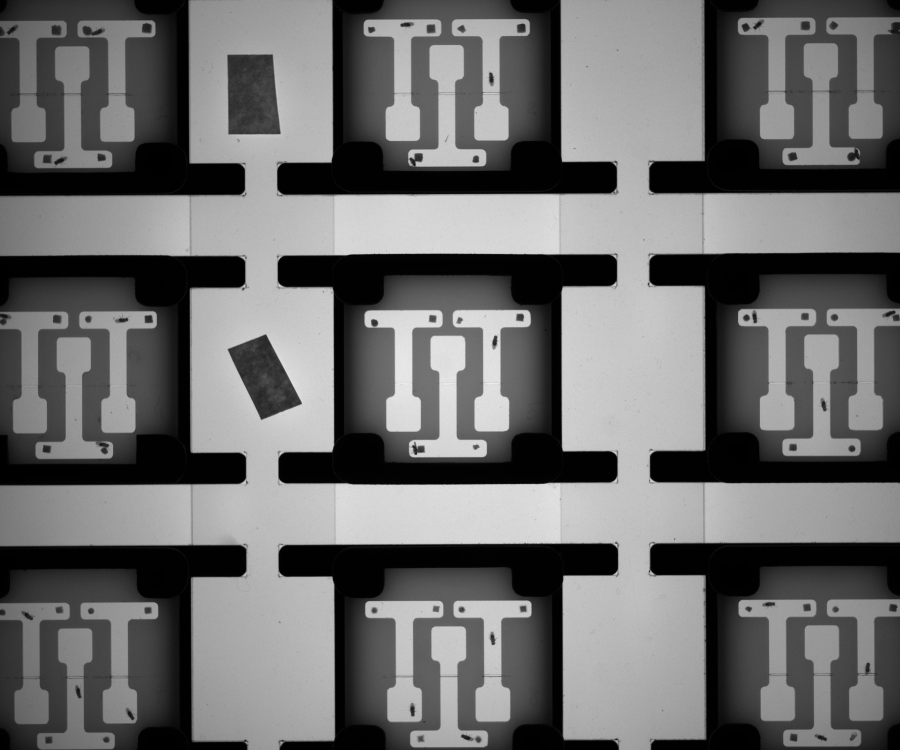
#> input picture Food_Objects/AliceSamara_SemesterProject/image35682.jpg, 3600 x 3000 px (shown at 1/4 size)
$ jupyter execute TMaze_Cropping.ipynb
#> lines starting #> are read from the running program, lines starting #| are printed output that depends on the picture; after the words box and inside, x2 and y2 are one past the last pixel; in counts of white or black regions, pixels touching at a corner belong together
This notebook shows a method to crop the T-Maze arenas from Alice and Samara's semester project experiments

# Packages imports

[cell 1]
from concurrent.futures import ProcessPoolExecutor
from pathlib import Path
import re
from tqdm import tqdm
import cv2
import numpy as np
from pathlib import Path
from scipy import signal
import re
from tqdm import tqdm
import matplotlib.pyplot as plt
import mpldatacursor
import shutil
from itertools import repeat
import subprocess
import sys
import os
from joblib import Parallel, delayed

# Opening and visualizing the sample image

[cell 2]
img = cv2.imread("image35682.jpg")
#> img is the input picture: shape (3000, 3600, 3); min 0, max 254, mean 107.6

if len(img.shape) > 2:
    img = cv2.cvtColor(img, cv2.COLOR_BGR2GRAY)
#> img: shape (3000, 3600)

fig, ax = plt.subplots()
plt.axis("off")
im = ax.imshow(img, cmap="gray", vmin=0, vmax = 255)

mpldatacursor.datacursor()
#> (this line was passed over: mpldatacursor is not available in this run)

plt.show()

# Cropping the arenas

[cell 3]
import cv2
import matplotlib.pyplot as plt

X1 = 0
X2 = 620
X3 = 1450
X4 = 2130
X5 = 2980
X6 = 3590

Y1 = 0
Y2 = 725
Y3 = 1140
Y4 = 1860
Y5 = 2350
Y6 = 2995

regions_of_interest = [
    (X1, Y1, X2, Y2),
    (X3, Y1, X4, Y2),
    (X5, Y1, X6, Y2),
    (X1, Y3, X2, Y4),
    (X3, Y3, X4, Y4),
    (X5, Y3, X6, Y4),
    (X1, Y5, X2, Y6),
    (X3, Y5, X4, Y6),
    (X5, Y5, X6, Y6),
]

fig, axs = plt.subplots(3, 3, figsize=(20, 20))
for i in range(9):
    axs[i // 3, i % 3].axis("off")
    axs[i // 3, i % 3].imshow(
        img[
            regions_of_interest[i][1] : regions_of_interest[i][3],
            regions_of_interest[i][0] : regions_of_interest[i][2],
        ],
        cmap="gray",
        vmin=0,
        vmax=255,
    )

# Remove the axis of each subplot and draw them closer together
for ax in axs.flat:
    ax.axis("off")
plt.subplots_adjust(wspace=0, hspace=0)

[cell 4]
Arena1 = img[
    regions_of_interest[0][1] : regions_of_interest[0][3],
    regions_of_interest[0][0] : regions_of_interest[0][2],
]
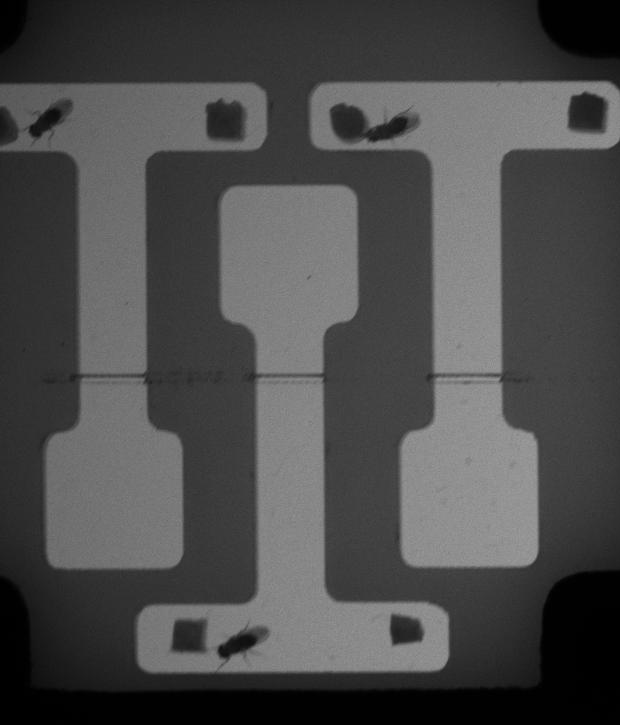
#> Arena1: shape (725, 620); min 0, max 156, mean 75.6

# Find contours in the arena

[cell 5]
# Apply histogram equalization to mitigate brightness variations

frame = cv2.equalizeHist(Arena1)
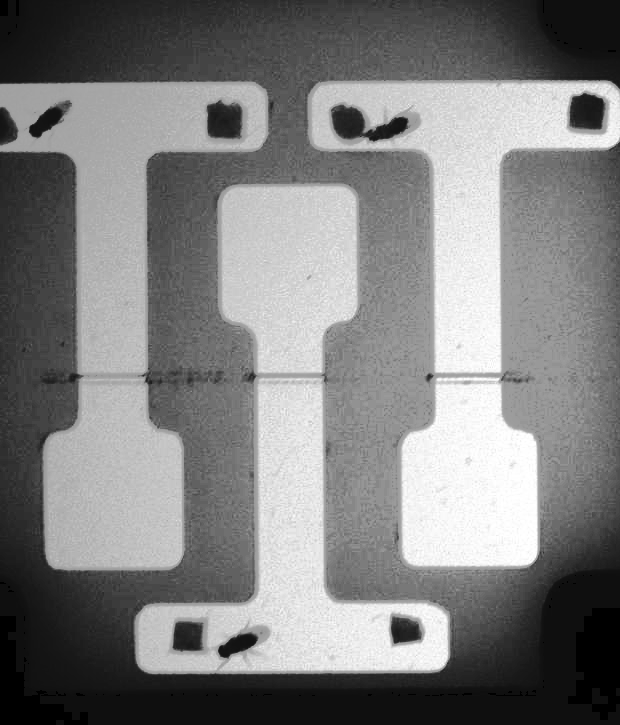
#> frame: shape (725, 620); min 0, max 255, mean 127.1
# Apply a binary threshold to the image
_, threshold = cv2.threshold(Arena1, 80, 255, cv2.THRESH_BINARY)
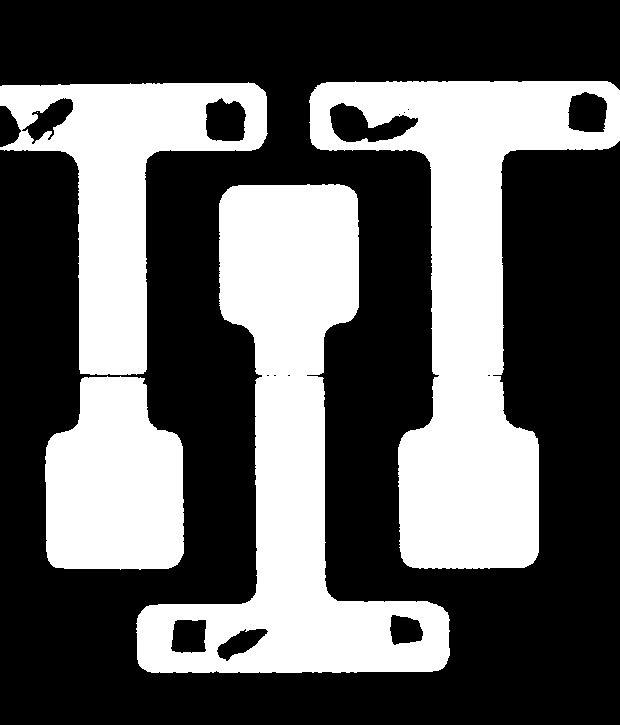
#> threshold: shape (725, 620); 37.2% white; 5 white regions (1 under 20 px), largest, box (x1, y1, x2, y2) and area: (136, 184, 450, 673) 57559, (309, 81, 620, 569) 57155, (0, 82, 268, 375) 30017, (45, 376, 184, 570) 22413

# Do some erode and dilate to remove noise
kernel = np.ones((5, 5), np.uint8)

#threshold = cv2.erode(threshold, kernel, iterations=1)

threshold = cv2.dilate(threshold, kernel, iterations=1)
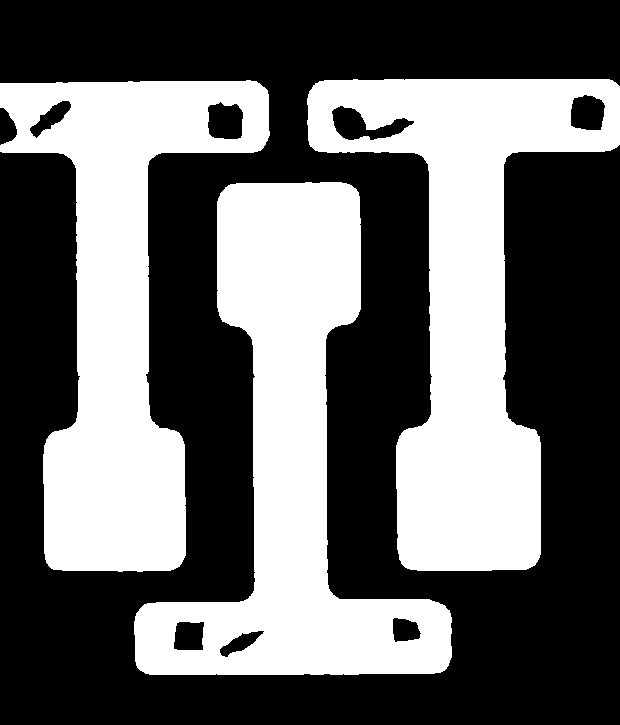
#> threshold: shape (725, 620); 40.2% white; 3 white regions

# Display the image

fig, ax = plt.subplots()
plt.axis("off")
im = ax.imshow(threshold, cmap="gray", vmin=0, vmax=255)

plt.show()

[cell 6]
# Find contours in the thresholded image
contours, _ = cv2.findContours(threshold, cv2.RETR_EXTERNAL, cv2.CHAIN_APPROX_SIMPLE)
#> contours = 3 contours; box (x1, y1, x2, y2) and area: (307, 79, 620, 571) 63154, (134, 182, 452, 675) 63029, (0, 80, 270, 572) 57719

# Plot the contours on the original image
fig, ax = plt.subplots()
plt.axis("off")
im = ax.imshow(Arena1, cmap="gray", vmin=0, vmax=255)
for contour in contours:
    ax.plot(contour[:, 0, 0], contour[:, 0, 1], color="red")
#> this loop made 3 passes

plt.show()
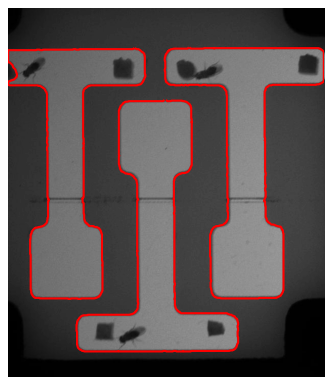
#> figure drawn by matplotlib, 1 panel

[cell 7]
# Find most outer contours

# Find the 3 contours with the largest area

contours = sorted(contours, key=cv2.contourArea, reverse=True)[:3]

# Plot the contours on the original image

fig, ax = plt.subplots()
plt.axis("off")
im = ax.imshow(Arena1, cmap="gray", vmin=0, vmax=255)

for contour in contours:
    ax.plot(contour[:, 0, 0], contour[:, 0, 1], color="red")

plt.show()

[cell 8]
# Crop the image to the bounding box of the three contours to generate 3 T mazes

# Get the bounding box of the 3 contours

bounding_boxes = [cv2.boundingRect(contour) for contour in contours]
#> bounding_boxes = [(307, 79, 313, 492), (134, 182, 318, 493), (0, 80, 270, 492)]

# Crop the image to the bounding box of the 3 contours

T_mazes = [
    Arena1[y : y + h, x : x + w] for x, y, w, h in bounding_boxes
]
#> T_mazes = 3 items

# Display the 3 T mazes

fig, axs = plt.subplots(1, 3, figsize=(20, 20))
for i in range(3):
    axs[i].axis("off")
    axs[i].imshow(T_mazes[i], cmap="gray", vmin=0, vmax=255)

plt.show()
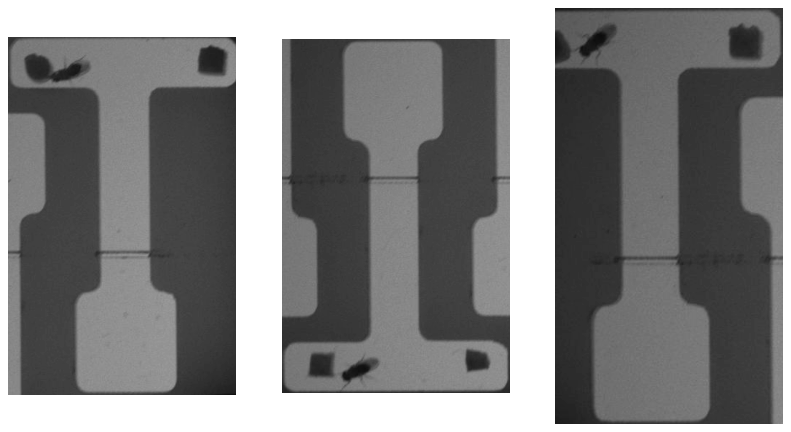
#> figure drawn by matplotlib, 3 panels

[cell 9]
# Get the bounding box of the 3 contours
bounding_boxes = [cv2.boundingRect(contour) for contour in contours]

T_mazes = []

for contour, (x, y, w, h) in zip(contours, bounding_boxes):
    # Create a black image with the same dimensions as the original
    mask = np.zeros_like(Arena1)

    # Draw the contour on the mask in white
    cv2.drawContours(mask, [contour], -1, (255), thickness=cv2.FILLED)

    # Apply the mask to the image
    masked_image = cv2.bitwise_and(Arena1, mask)

    # Crop the image to the bounding box of the contour
    T_mazes.append(masked_image[y : y + h, x : x + w])
#> this loop made 3 passes
#> pass 1, `masked_image = cv2.bitwise_and(Arena1, mask)`:
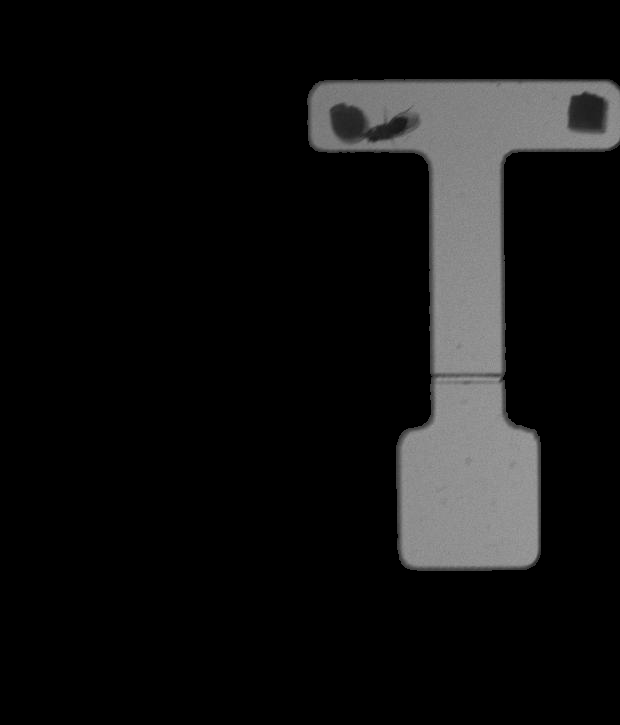
#> masked_image: shape (725, 620); min 0, max 156, mean 18
#> pass 2, `masked_image = cv2.bitwise_and(Arena1, mask)`:
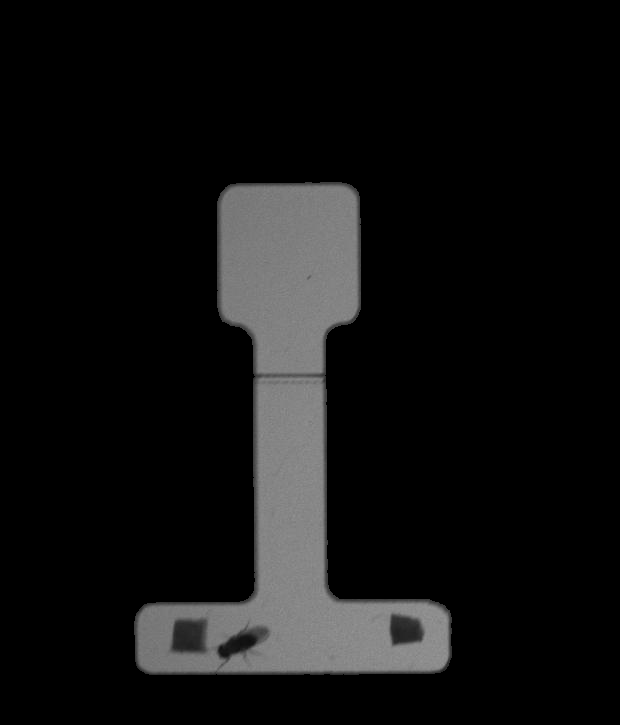
#> masked_image: shape (725, 620); min 0, max 150, mean 17.1
#> after the loop:
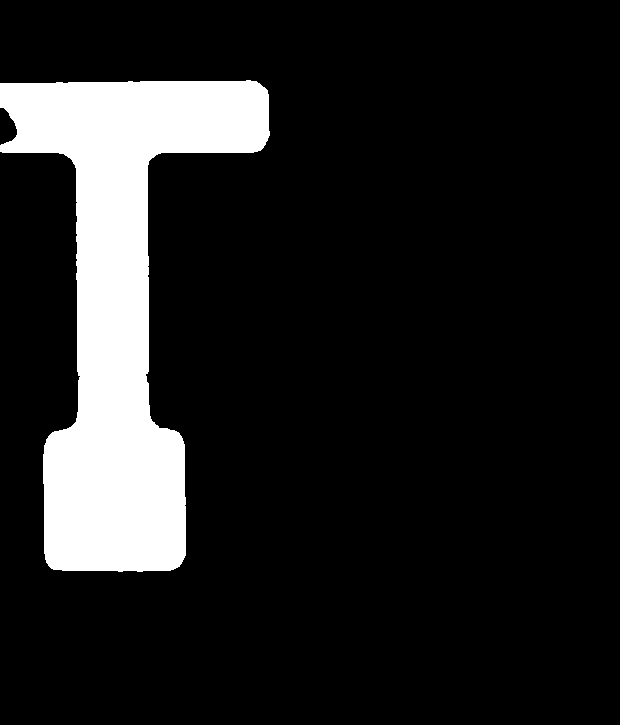
#> mask: shape (725, 620); 13% white; 1 white region, box (x1, y1, x2, y2) and area: (0, 80, 270, 572) 58501

# Display the 3 T mazes
fig, axs = plt.subplots(1, 3, figsize=(20, 20))
for i in range(3):
    axs[i].axis("off")
    axs[i].imshow(T_mazes[i], cmap="gray", vmin=0, vmax=255)

plt.show()
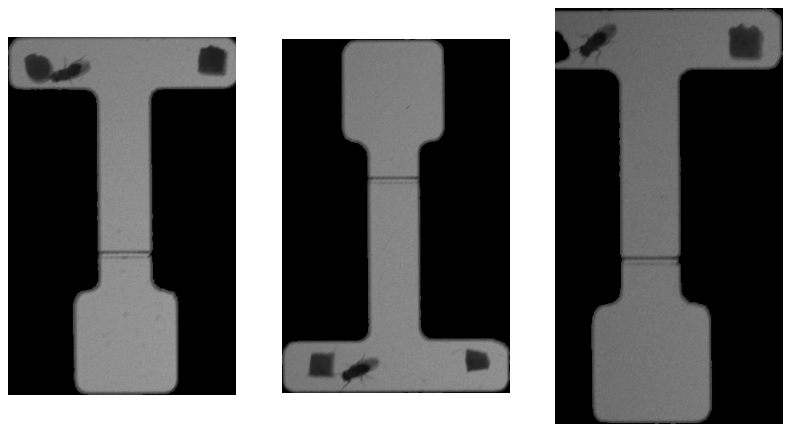
#> figure drawn by matplotlib, 3 panels
